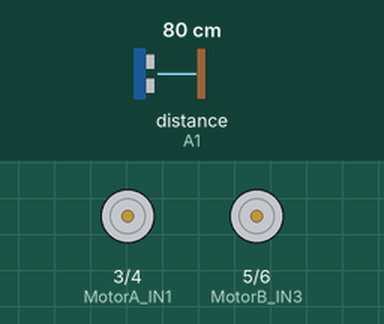
Recording of a sketch running on a simulated Arduino Uno, built with avr-gcc and run on an emulated ATmega328P. Shown: motor-driver pin pairs drawn as motors (green arrow = first pin HIGH = forward, orange = second pin HIGH = backward, longer = more drive, scaled by the enable pin). Wiring (inferred from the names in the program): ultrasonic range finder: trigger A0; echo A1. The inputs (shaded band) are chosen by the test bench; at power-on: distance to the obstacle (sensor on A1) 80 cm. The echo pulse lasts 58.3 µs per cm.

Above: at 1.2 s.
1.3 s: distance to the obstacle (sensor on A1) set to 68 cm
At 1.9 s:
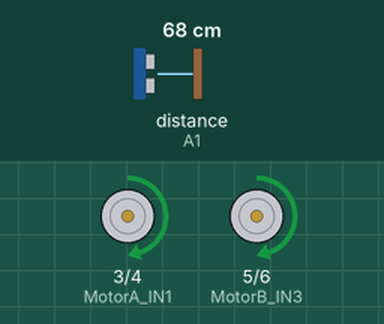
2.8 s: distance to the obstacle (sensor on A1) set to 43 cm
4.3 s: distance to the obstacle (sensor on A1) set to 37 cm
At 4.51 s:
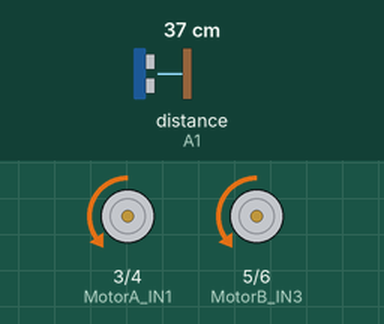
At 4.87 s:
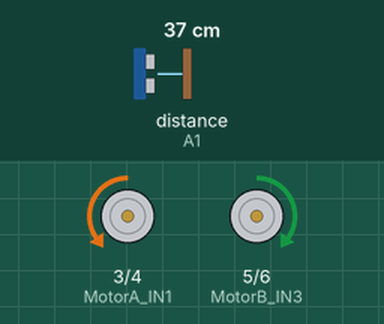
7.3 s: distance to the obstacle (sensor on A1) set to 120 cm
9.4 s: distance to the obstacle (sensor on A1) set to 2 cm
At 9.97 s:
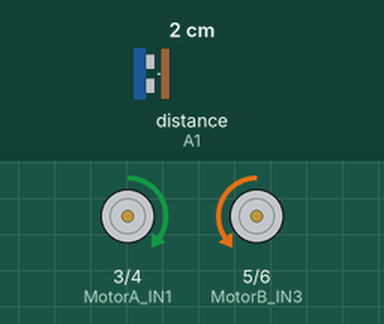
12.4 s: distance to the obstacle (sensor on A1) set to 28 cm
15.4 s: distance to the obstacle (sensor on A1) set to 34 cm
Timing chart, 0 to 19.4 s (numbered marks = the images above; inputs shaded):
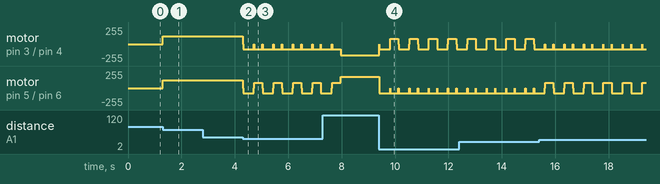

Measured:
- the behaviour switches between 72 and 71 cm on distance to the obstacle (sensor on A1) (found by bisection; images 0 and 1)
- the behaviour switches between 41 and 40 cm on distance to the obstacle (sensor on A1) (found by bisection; images 1 and 2)
- after the input at 1.3 s, motor on pin 3 (MotorA_IN1) / pin 4 (MotorA_IN2), motor on pin 5 (MotorB_IN3) / pin 6 (MotorB_IN4): stopped → forward 120/255 at once
- after the input at 2.8 s, every drawn part: stays the same

The sketch:

Final_ObstacleAvoiding_2wheel.ino
```cpp
#define trigPin A0
#define echoPin A1

#define MotorA_IN1 3
#define MotorA_IN2 4

#define MotorB_IN3 5
#define MotorB_IN4 6

#define MotorA_PWM 9
#define MotorB_PWM 10

void setup() {
  pinMode(MotorA_IN1, OUTPUT);
  pinMode(MotorA_IN2, OUTPUT);

  pinMode(MotorB_IN3, OUTPUT);
  pinMode(MotorB_IN4, OUTPUT);

  pinMode(MotorA_PWM, OUTPUT);
  pinMode(MotorB_PWM, OUTPUT);

  pinMode(trigPin, OUTPUT);
  pinMode(echoPin, INPUT);
}

int search(void)
{
  float duration = 0.00;
  float CM = 0.00;

  digitalWrite(trigPin, LOW);
  delayMicroseconds(2);


  digitalWrite(trigPin, HIGH);
  delayMicroseconds(10);

  digitalWrite(trigPin, LOW);

  duration = pulseIn(echoPin, HIGH);

  CM = (duration/58.82);

  return CM;
}

void loop()
{
  float distance = 0.00;
  float RobotSpeed = 0.00;

  distance = search();
  if((distance<40))
  {
    RobotSpeed = 80;

      analogWrite(MotorA_PWM, RobotSpeed);
      analogWrite(MotorB_PWM, RobotSpeed);
     RobotStop();
     delay(10);

     RobotBackward();
     delay(400);

     RobotStop();
     delay(10);

   distance = search();

   int a = 250;
   int b = 250;

        if(distance<30)
        {
         RobotRight();
         a = a+50;
         delay(a);

          distance = search();
        }

        else
        {
          b = b+50;
          RobotLeft();
          delay(b);

          distance = search();
        }
  }

  else if((distance >= 40) && (distance <= 70))
  {
    RobotSpeed = 120;

        analogWrite(MotorA_PWM, RobotSpeed);
        analogWrite(MotorB_PWM, RobotSpeed);

      RobotForward();
  }

  else
  {
    RobotSpeed = 170;

        analogWrite(MotorA_PWM, RobotSpeed);
        analogWrite(MotorB_PWM, RobotSpeed);
  }
}

void RobotForward()
{
  digitalWrite(MotorA_IN1, HIGH);
  digitalWrite(MotorA_IN2, LOW);
  digitalWrite(MotorB_IN3, HIGH);
  digitalWrite(MotorB_IN4, LOW);
}

void RobotRight()
{
  digitalWrite(MotorA_IN1, HIGH);
  digitalWrite(MotorA_IN2, LOW);
  digitalWrite(MotorB_IN3, LOW);
  digitalWrite(MotorB_IN4, HIGH);
}

void RobotBackward()
{
  digitalWrite(MotorA_IN1, LOW);
  digitalWrite(MotorA_IN2, HIGH);
  digitalWrite(MotorB_IN3, LOW);
  digitalWrite(MotorB_IN4, HIGH);
}

void RobotLeft()
{
  digitalWrite(MotorA_IN1, LOW);
  digitalWrite(MotorA_IN2, HIGH);
  digitalWrite(MotorB_IN3, HIGH);
  digitalWrite(MotorB_IN4, LOW);
}

void RobotStop()
{
  digitalWrite(MotorA_IN1, LOW);
  digitalWrite(MotorA_IN2, LOW);
  digitalWrite(MotorB_IN3, LOW);
  digitalWrite(MotorB_IN4, LOW);
}
```
